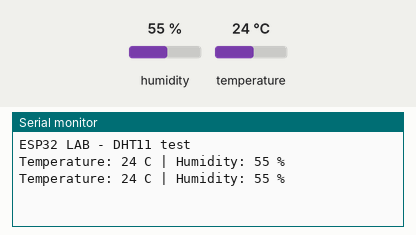
The sketch below on a simulated ESP32. Parts: the last lines printed to the serial monitor. Wiring (inferred from the names in the program): DHT11 sensor: data GPIO 4. The inputs (shaded band) are chosen by the test bench; at power-on: humidity 55 %, temperature 24 °C.

Above: at 3.3 s.
3.4 s: humidity set to 22 %
At 6.0 s:
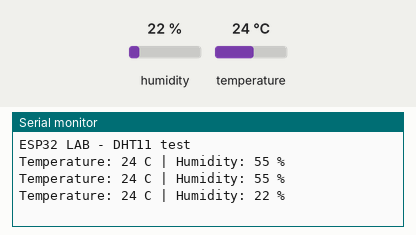
6.7 s: temperature set to 12 °C
At 8.7 s:
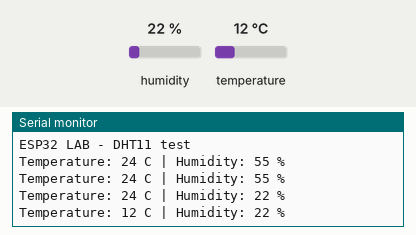
10.0 s: humidity set to 40 %
At 11.5 s:
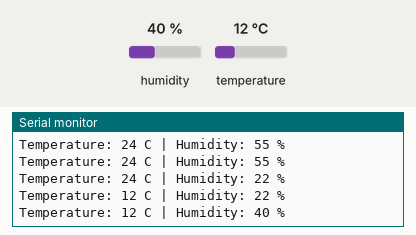
Timing chart, 0 to 13.0 s (numbered marks = the images above; inputs shaded):
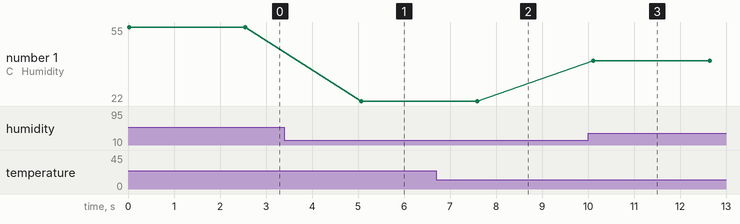

Measured:
- after the input at 3.4 s, the serial monitor: prints a new line after 1.7 s (image 1)
- after the input at 6.7 s, the serial monitor: prints a new line after 0.90 s (image 2)
- after the input at 10.0 s, the serial monitor: prints a new line after 0.12 s (image 3)
- plotted number 1: 55 → 22 after the input at 3.4 s, 22 → 40 after the input at 10.0 s

The sketch:

main.ino
```cpp
#include <Arduino.h>

const uint8_t DHT_PIN = 4;

bool waitLevel(int level, uint32_t timeout_us){
  uint32_t start=micros();
  while(digitalRead(DHT_PIN)!=level){
    if(micros()-start>timeout_us) return false;
  }
  return true;
}

bool readDHT11(int &humidity, int &temperature){
  uint8_t data[5]={0,0,0,0,0};
  pinMode(DHT_PIN,OUTPUT); digitalWrite(DHT_PIN,LOW); delay(20);
  pinMode(DHT_PIN,INPUT_PULLUP); delayMicroseconds(40);
  if(!waitLevel(LOW,200)) return false;
  if(!waitLevel(HIGH,200)) return false;
  if(!waitLevel(LOW,200)) return false;
  noInterrupts();
  for(int i=0;i<40;i++){
    if(!waitLevel(HIGH,100)) { interrupts(); return false; }
    uint32_t t=micros();
    if(!waitLevel(LOW,120)) { interrupts(); return false; }
    uint32_t high_us=micros()-t;
    data[i/8] <<= 1;
    if(high_us>45) data[i/8] |= 1;
  }
  interrupts();
  if(uint8_t(data[0]+data[1]+data[2]+data[3])!=data[4]) return false;
  humidity=data[0];
  temperature=data[2];
  return true;
}

void setup(){
  Serial.begin(115200);
  Serial.println("ESP32 LAB - DHT11 test");
}

void loop(){
  int h=0,t=0;
  if(readDHT11(h,t)){
    Serial.printf("Temperature: %d C | Humidity: %d %%\n",t,h);
  }else{
    Serial.println("DHT11 read failed - check VCC/DATA/GND and pull-up");
  }
  delay(2500);
}
```
